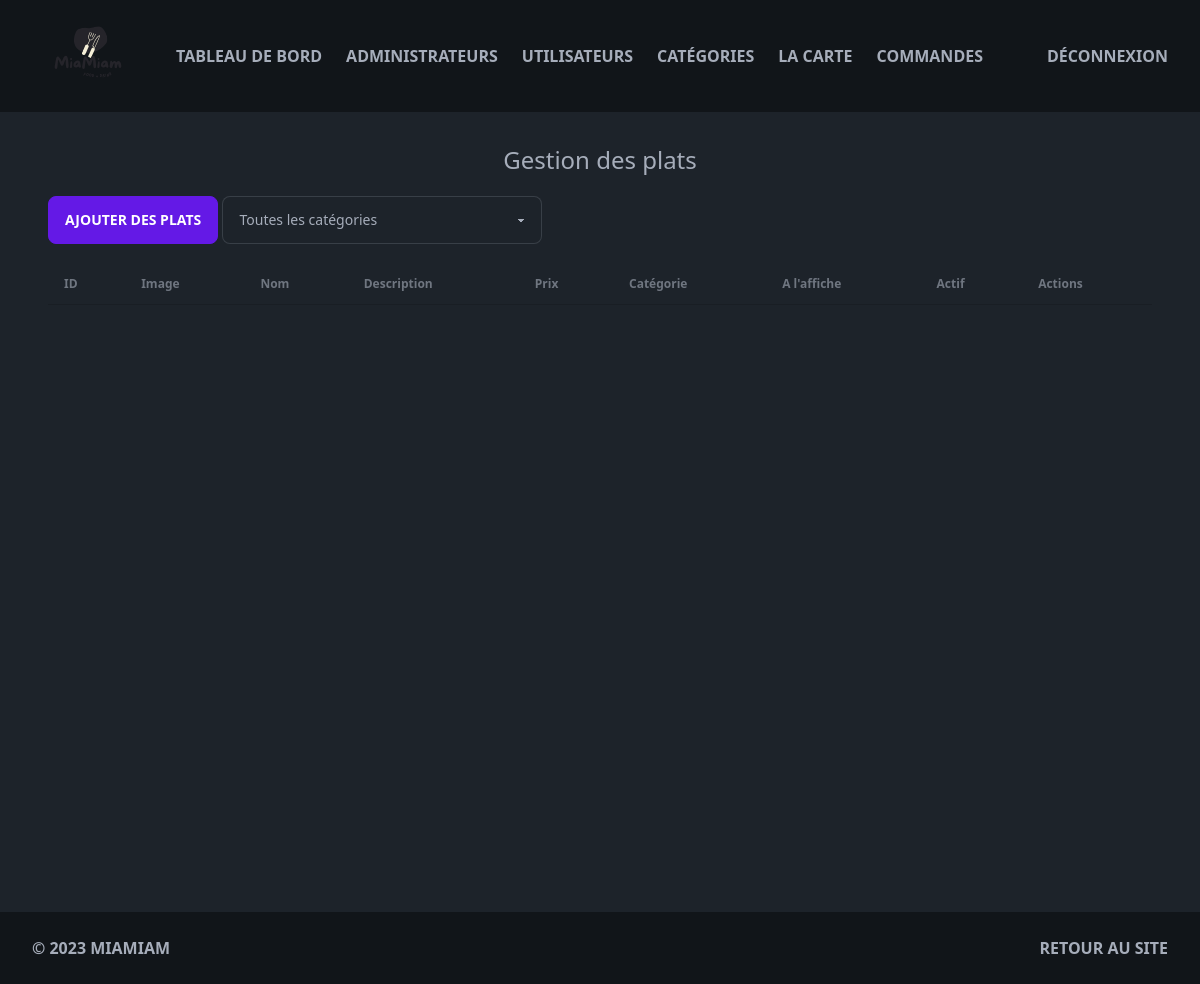
/admin/manage-alacarte.php?category=11 (signed in), run on an earlier commit of the app's database.
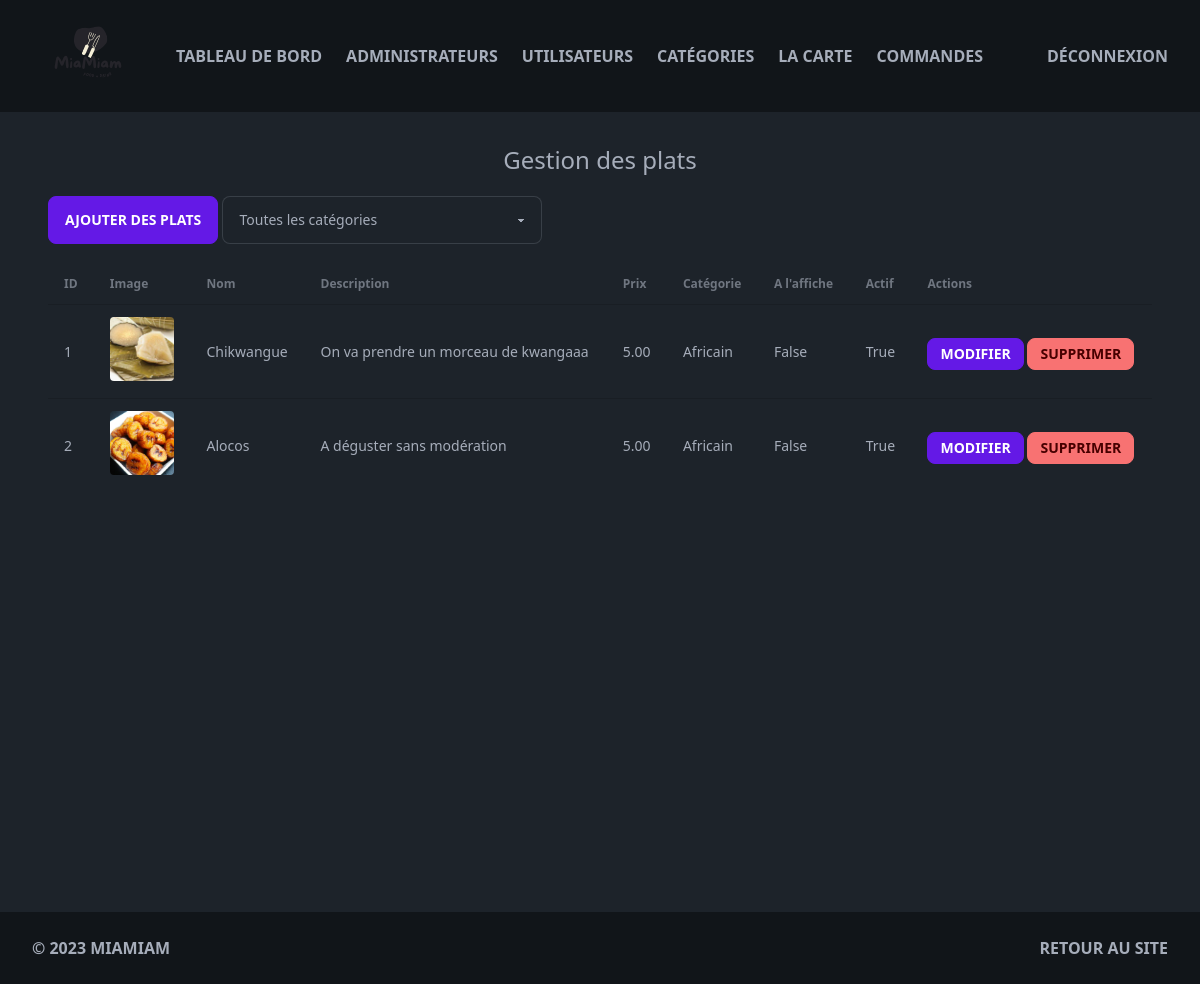
And on a later commit of the database.
### tables this page shows
CREATE TABLE IF NOT EXISTS `food` (
  `id` int UNSIGNED NOT NULL AUTO_INCREMENT,
  `title` varchar(150) NOT NULL,
  `description` varchar(255) NOT NULL,
  `price` decimal(10,2) NOT NULL,
  `image_name` varchar(255) NOT NULL,
  `category_id` int UNSIGNED NOT NULL,
  `featured` varchar(10) NOT NULL,
  `active` varchar(10) NOT NULL,
  PRIMARY KEY (`id`),
  KEY `food_FK_1` (`category_id`)
);

CREATE TABLE IF NOT EXISTS `category` (
  `id` int UNSIGNED NOT NULL AUTO_INCREMENT,
  `title` varchar(100) NOT NULL,
  `image_name` varchar(250) NOT NULL,
  `featured` varchar(10) NOT NULL,
  `active` varchar(10) NOT NULL,
  PRIMARY KEY (`id`)
);

### admin/manage-alacarte.php (the view, shortened to what this page needs)
<?php include('partials/menu.php'); ?>
<?php session_start();
require("../connection.php");
if (isset($_GET["category"])) {
    $category_id = $_GET["category"];
    try {
        $sql = "SELECT food.*, category.title AS cat_title FROM category INNER JOIN food ON category.id = food.category_id WHERE category.id = :cat_id";
        $results = $conn->prepare($sql);
        $results->bindParam(":cat_id", $category_id);
        $results->execute();
        $nb = 1;
    } catch (PDOException $e) {
        echo $e->getMessage();
    }
}
?>
<!DOCTYPE html>
<html>
<head>
</head>
<body>
    <main class="mx-auto min-h-screen max-w-screen-xl px-12 py-8">
        <div class="wrapper">
            <h1 class="text-2xl text-center mb-5">Gestion des plats</h1>
            <a href="add-food.php" class="btn btn-primary mb-5">Ajouter des plats</a>
            <select name="category" class="select select-bordered w-full max-w-xs mb-4" onchange="handleSelect(this)">
                <option <?php if (!isset($_GET["category"])) { ?> selected <?php } ?> value="manage-alacarte.php">Toutes les catégories</option>
            </select>
            <table class="table">
                <thead>
                    <tr>
                        <th>ID</th>
                        <th>Image</th>
                        <th>Nom</th>
                        <th>Description</th>
                        <th>Prix</th>
                        <th>Catégorie</th>
                        <th>A l'affiche</th>
                        <th>Actif</th>
                        <th>Actions</th>
                    </tr>
                </thead>
                <tbody>
                    <?php foreach ($results as $result) { ?>
                        <tr>
                            <td>
                                <?php echo $nb++; ?>
                            </td>
                            <td>
                                <div>
                                    <div class="avatar">
                                        <div class="w-16 rounded">
                                            <img src="../assets/food/<?php echo $result["image_name"]; ?>" alt="Image de la catégorie" />
                                        </div>
                                    </div>
                                </div>
                            </td>
                            <td>
                                <?php echo $result["title"]; ?>
                            </td>
                            <td>
                                <?php echo $result["description"]; ?>
                            </td>
                            <td>
                                <?php echo $result["price"]; ?>
                            </td>
                            <td>
                                <?php echo $result["cat_title"]; ?>
                            </td>
                            <td>
                                <?php echo $result["featured"]; ?>
                            </td>
                            <td>
                                <?php echo $result["active"]; ?>
                            </td>
                            <td>
                                <div class="space-y-1">
                                    <a href="update-food.php?id=<?php echo $result["id"]; ?>" class="btn btn-sm btn-primary">Modifier</a>
                                    <a href="delete-food.php?id=<?php echo $result["id"]; ?>" class="btn btn-sm btn-error">Supprimer</a>
                                </div>
                            </td>
                        </tr>
                    <?php } ?>
                </tbody>
            </table>
        </div>
    </main>
</body>
</html>
<?php include('partials/footer.php'); ?>

What changed in the data, as far as the page shows it:
added food: image_name (picture), title "Chikwangue", description "On va prendre un morceau de kwangaaa", price "5.00", category.title "Africain", featured "False", active "True"
added food: image_name (picture), title "Alocos", description "A déguster sans modération", price "5.00", category.title "Africain", featured "False", active "True"
